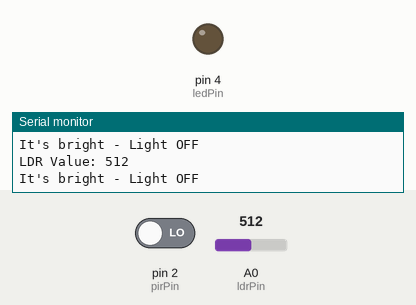
This sketch was run on a simulated Arduino Uno, built with avr-gcc and run on an emulated ATmega328P. Shown: output pins drawn as LEDs (lit = HIGH), the last lines printed to the serial monitor. The inputs (shaded band) are chosen by the test bench; at power-on: A0 (ldrPin) = 512, pin 2 (pirPin) LOW.

Above: at 1.8 s.
1.9 s: A0 (ldrPin) set to 691
3.4 s: A0 (ldrPin) set to 719
6.5 s: pin 2 (pirPin) driven HIGH
At 7.3 s:
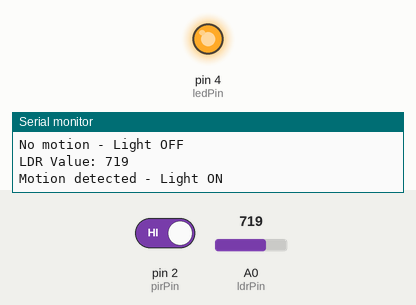
8.5 s: pin 2 (pirPin) driven LOW
At 10.1 s:
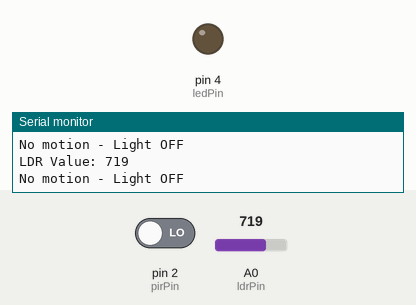
Timing chart, 0 to 11.5 s (numbered marks = the images above; inputs shaded):
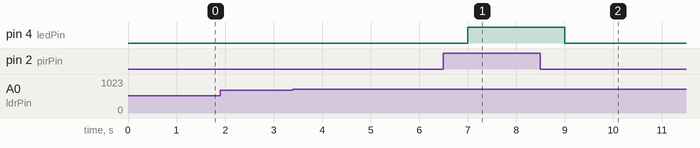

The sketch:

Automatic_ligths_on_using_ldr_pir.ino
```cpp
// Define pins
const int pirPin = 2;        // PIR sensor output pin
const int ledPin = 4;        // LED output pin
const int ldrPin = A0;       // LDR sensor analog pin

// Threshold for LDR
const int lightThreshold = 700;  // Adjust based on your lighting condition

void setup() {
  pinMode(pirPin, INPUT);
  pinMode(ledPin, OUTPUT);
  Serial.begin(9600);
}

void loop() {
  int ldrValue = analogRead(ldrPin);
  int pirState = digitalRead(pirPin);

  Serial.print("LDR Value: ");
  Serial.println(ldrValue);

  // Check if it's dark (LDR reading is above threshold)
  if (ldrValue > lightThreshold) {
    // Check if motion is detected
    if (pirState == HIGH) {
      digitalWrite(ledPin, HIGH);  // Turn on the LED
      Serial.println("Motion detected - Light ON");
    } else {
      digitalWrite(ledPin, LOW);   // Turn off the LED
      Serial.println("No motion - Light OFF");
    }
  } else {
    // It's bright, so keep the light off
    digitalWrite(ledPin, LOW);
    Serial.println("It's bright - Light OFF");
  }

  delay(1000);  // Delay for stability
}
```

Measured:
- after the input at 6.5 s, pin 4 (ledPin): LOW → HIGH after 0.50 s
- after the input at 8.5 s, pin 4 (ledPin): HIGH → LOW after 0.51 s
